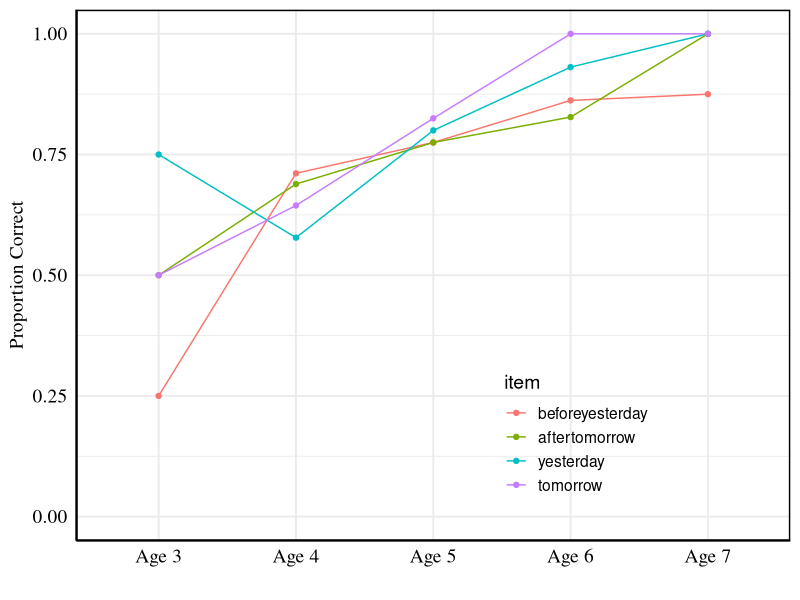
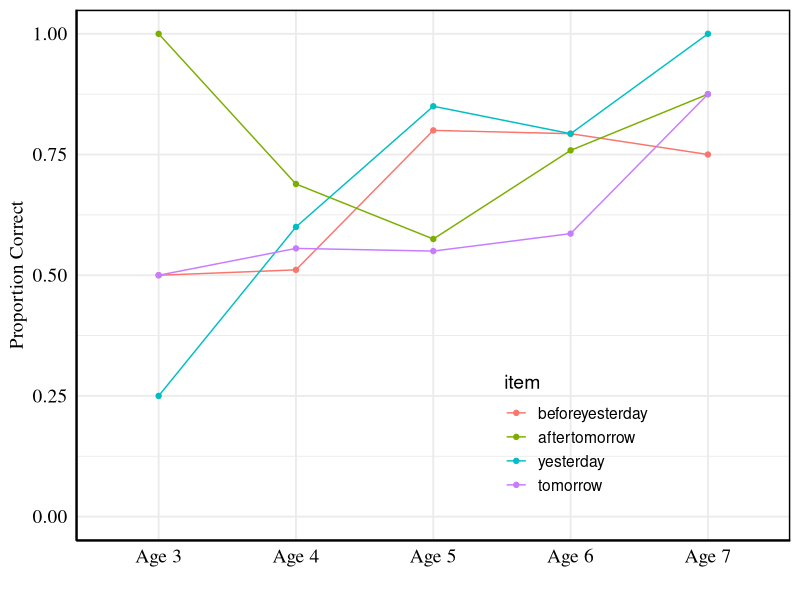
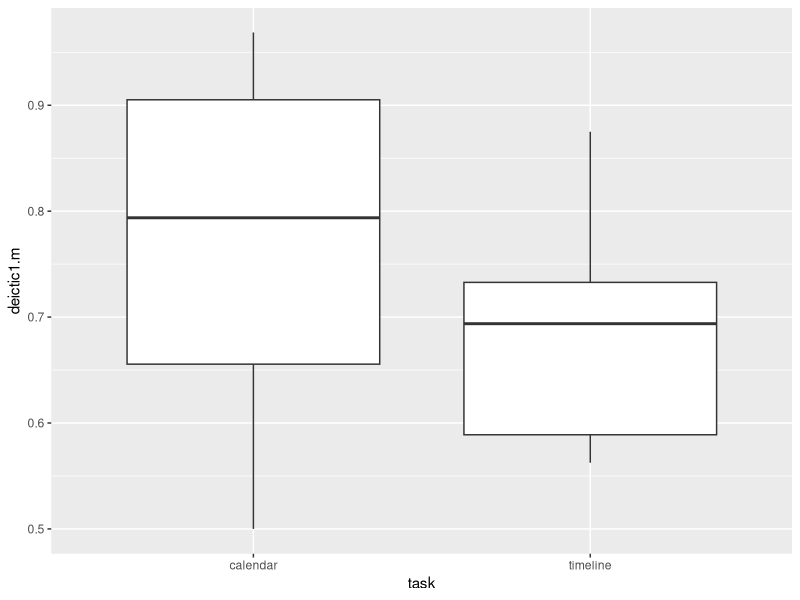
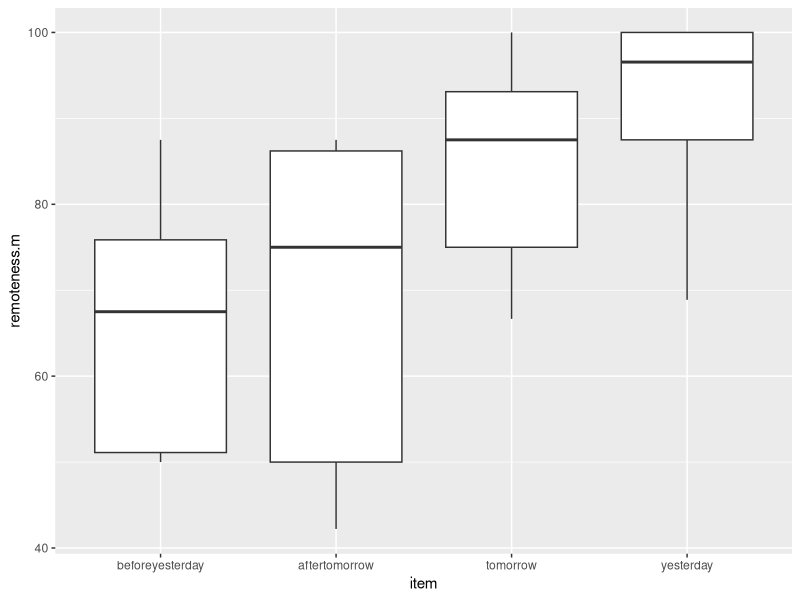
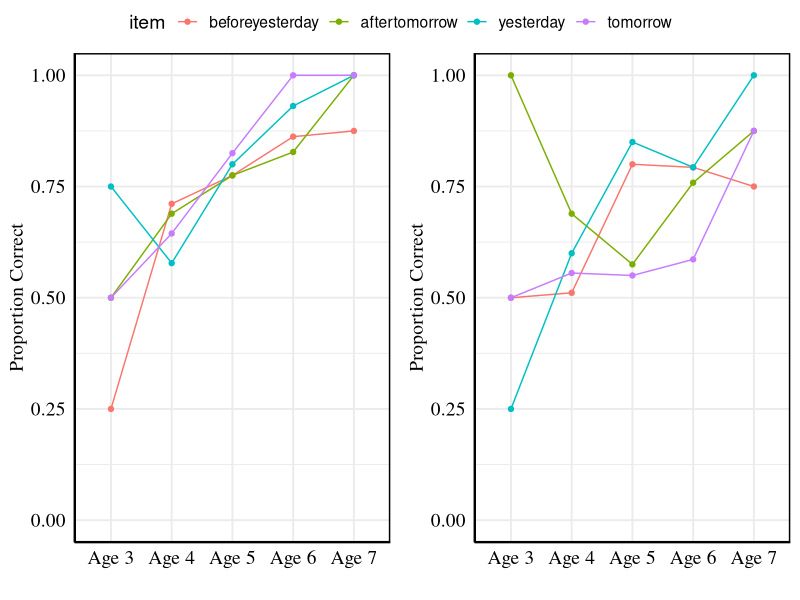

These figures' R source, in order: (Note: this script raises an error after producing the figures.)

# load packages
library(tidyverse) # for reshaping data
library(nloptr) # for calling lme4
library(lme4)
library(ggplot2) # plotting data
library(reshape2)
library(ggpubr)
library(dplyr) # for data manipulation
library(rstatix)
library(car)
library(coin)
library(scales)  # for scale_y_continuous(label = percent)
library(psych) # for calculating ICC reliability check on timeline task
library(ggthemes) # for scale_fill_few('medium')
library(broom) # tukeyHSD posthoc test

# read in the data
d.e <- read.csv('data_austin.csv')
d.e <- d.e %>%
  select(-ID,-dob, -dot, -agedays, -monolingual, -site, -covered, -comments, -experimenter) %>% # remove unnecessary columns
  mutate(language = 'english')
d.e[d.e == "999"] <- NA # Note that 999 indicates missing data
d.e[d.e == ""] <- NA # replace missing data and empty cells with NA
d.e <- mutate(d.e, response = ifelse(itemtype == 'deictic' & is.na(response2) == T, response1,
                                     ifelse(itemtype == 'verbal', response, response2))) # aggregate response1 and response2 columns for deictic items only

# do some more data management/wrangling
d.e <- d.e %>%
  mutate(item = as.factor(item),
       item = recode_factor(item, 'morning ' = 'thismorning',
                            'twodaysago' = 'beforeyesterday', 
                            'dayokweek' = 'daysofweek',
                            'last year' = 'lastyear',
                            'twofromnow' = 'aftertomorrow',
                            'twoago' = 'beforeyesterday',
                            'inaday' = 'tomorrow',
                            'dayago' = 'yesterday',
                            'onedayfromnow' = 'tomorrow',
                            'thisevening' = 'tonight'),
       itemnum = as.factor(itemnum),
       weekday = as.factor(weekday),
       weekday = recode_factor(weekday, '1' = '7',
                               '2' = '1',
                               '3' = '2',
                               '4' = '3',
                               '5' = '4',
                               '6' = '5',
                               '7' = '6'),
       # weekday function in excel codes Sun-Sat as 1-7 so here I am re-coding so the variable levels match our calendar task (e.g., 1-7 from Mon-Sun)
       exclude = replace_na(exclude, 0),
       distfrommid = distfrommid_c1)

future.words = c('aftertoday','aftertomorrow','dinner','nextbday','nextweek','nextyear','tomorrow','tonight') # Code all future time words

# Code correct responses (to compare to 'correctr' variable)
d.e <- d.e %>%
  mutate(correctR = case_when(task == "calendar" & itemtype == "deictic" & item == "yesterday" ~ '3',
                              task == "calendar" & itemtype == "deictic" & item == "beforeyesterday" ~ '2',
                              task == "calendar" & itemtype == "deictic" & item == "tomorrow" ~ '5',
                              task == "calendar" & itemtype == "deictic" & item == "aftertomorrow" ~ '6',
                              task == "calendar" & itemtype == "verbal" & item == "aftertoday" ~ '1',
                              task == "calendar" & itemtype == "verbal" & item == "beforetoday" ~ '2',
                              task == "calendar" & itemtype == "verbal" & item == "daysofweek" ~ '7',
                              # assuming a 1 indicates that the child correctly identified all 7 days of the week
                              task == "calendar" & itemtype == "verbal" & item == "today" & weekday == "1" ~ "1",
                              task == "calendar" & itemtype == "verbal" & item == "today" & weekday == "2" ~ "2",
                              task == "calendar" & itemtype == "verbal" & item == "today" & weekday == "3" ~ "3",
                              task == "calendar" & itemtype == "verbal" & item == "today" & weekday == "4" ~ "4",
                              task == "calendar" & itemtype == "verbal" & item == "today" & weekday == "5" ~ "5",
                              task == "calendar" & itemtype == "verbal" & item == "today" & weekday == "6" ~ "6",
                              task == "calendar" & itemtype == "verbal" & item == "today" & weekday == "7" ~ "7",
                              # note that weekday values range from 1-7  (e.g.,Sunday = 1, Monday = 2, etc.)
                              task == "calendar" & itemtype =="verbal" & item =="yesterday" & weekday == "1" ~ '7',
                              task == "calendar" & itemtype =="verbal" & item =="yesterday" & weekday == "2" ~ '1',
                              task == "calendar" & itemtype =="verbal" & item =="yesterday" & weekday == "3" ~ '2',
                              task == "calendar" & itemtype =="verbal" & item =="yesterday" & weekday == "4" ~ '3',
                              task == "calendar" & itemtype =="verbal" & item =="yesterday" & weekday == "5" ~ '4',
                              task == "calendar" & itemtype =="verbal" & item =="yesterday" & weekday == "6" ~ '5',
                              task == "calendar" & itemtype =="verbal" & item =="yesterday" & weekday == "7" ~ '6',
                              task == "calendar" & itemtype =="verbal" & item =="tomorrow" & weekday == "1" ~ '2',
                              task == "calendar" & itemtype =="verbal" & item =="tomorrow" & weekday == "2" ~ '3',
                              task == "calendar" & itemtype =="verbal" & item =="tomorrow" & weekday == "3" ~ '4',
                              task == "calendar" & itemtype =="verbal" & item =="tomorrow" & weekday == "4" ~ '5',
                              task == "calendar" & itemtype =="verbal" & item =="tomorrow" & weekday == "5" ~ '6',
                              task == "calendar" & itemtype =="verbal" & item =="tomorrow" & weekday == "6" ~ '7',
                              task == "calendar" & itemtype =="verbal" & item =="tomorrow" & weekday == "7" ~ '1',
                              task == "timeline" & linenum == "1" & item == "lastbday" ~ '1',
                              task == "timeline" & linenum == "1" & item == "breakfast" ~ '2',
                              task == "timeline" & linenum == "1" & item == "dinner" ~ '3', 
                              task == "timeline" & linenum == "1" & item == "nextbday" ~ '4',
                              task == "timeline" & linenum == "2" & item == "lastweek" ~ '1',
                              task == "timeline" & linenum == "2" & item == "thismorning" ~ '2',
                              task == "timeline" & linenum == "2" & item == "tonight" ~ '3',
                              task == "timeline" & linenum == "2" & item == "tomorrow" ~ '4',
                              task == "timeline" & linenum == "3" & item == "lastyear" ~ '1',
                              task == "timeline" & linenum == "3" & item == "yesterday" ~ '2',
                              task == "timeline" & linenum == "3" & item == "nextweek" ~ '3',
                              task == "timeline" & linenum == "3" & item == "nextyear" ~ '4',
                              task == "timeline" & linenum == "4" & item == "beforeyesterday" ~ '1',
                              task == "timeline" & linenum == "4" & item == "yesterday" ~ '2',
                              task == "timeline" & linenum == "4" & item == "tomorrow" ~ '3',
                              task == "timeline" & linenum == "4" & item == "aftertomorrow" ~ '4'))

d.e <- d.e %>%
  filter(exclude==0) %>%
  mutate(response = as.numeric(response),
         correctR = as.numeric(correctR),
         order = as.factor(order),
         agegroup = as.factor(agegroup),
         linenum = as.factor(linenum),
         # create variable and code whether the item was placed in the correct rank (timeline task) or box (calendar task)
         correct = ifelse(response == correctR, 1, 0),
         # create variable to quantify how far the rank/box placement was from the correct rank/box
         dist.error = correctR - response,
         # create variable ignoring the direction of the error
         dist.error.a = abs(dist.error),
         # create variable and code whether the item's final placement was in the future (deictic status of response)
         resp.stat = case_when(task=='timeline' & distfrommid > 0 ~ 1,
                               task=='calendar' & response > 4 ~ 1,
                               task=='verbal' & item == 'today' & response > correctR ~ 1, 
                               TRUE ~ 0), # "what day will it be yesterday/today/tomorrow etc. e.g., Wednesday would be coded as 3"
         # create variable and code deictic status of the *first* sticker placement and drawn location on the lineline
         resp.stat.1 = case_when(task=='timeline' & distfrommid > 0 ~ 1,
                                 task=='calendar' & response1 > 4 ~ 1,
                                 task=='verbal' & item == 'today' & response1 > correctR ~ 1, 
                                 TRUE ~ 0),
         # create variable and code whether the item's correct placement is in the future
         item.stat = ifelse(item %in% future.words, 1, 0),
         # create variable and code whether the participant correctly placed the item in the past vs. future
         stat.correct = ifelse(item.stat == resp.stat, 1, 0),
         # create variable and code whether the deictic status of the first sticker placement was correct
         stat.correct.1 = ifelse(item.stat == resp.stat.1, 1, 0))


# caculate correct remoteness
d.e <- d.e %>%
  # create a variable to quantify how far the rank/box placement was from 'today'
  mutate(resp.remoteness = case_when(task == 'calendar' & itemtype == 'deictic' ~ abs(response - 4))) %>% 
  # create new variable to code if response remoteness was correct for all items on the calendar and timeline tasks
  mutate(cor.remote = case_when(task == "calendar" & itemtype == "deictic" & resp.remoteness == abs(correctR - 4) ~ '1',
                                task == "timeline" & linenum == "1" & item == "lastbday" & between(distfrommid, -7, -3.5) ~ '1',
                                task == "timeline" & linenum == "1" & item == "breakfast" & between(distfrommid, -3.5, 0) ~ '1',
                                task == "timeline" & linenum == "1" & item == "dinner" & between(distfrommid, 0, 3.5) ~ '1', 
                                task == "timeline" & linenum == "1" & item == "nextbday" & between(distfrommid, 3.5, 7) ~ '1',
                                task == "timeline" & linenum == "2" & item == "lastweek" & between(distfrommid, -7, -3.5) ~ '1',
                                task == "timeline" & linenum == "2" & item == "thismorning" & between(distfrommid, -3.5, 0) ~ '1',
                                task == "timeline" & linenum == "2" & item == "tonight" & between(distfrommid, 0, 3.5) ~ '1',
                                task == "timeline" & linenum == "2" & item == "tomorrow" & between(distfrommid, 3.5, 7) ~ '1',
                                task == "timeline" & linenum == "3" & item == "lastyear" & between(distfrommid, -7, -3.5) ~ '1',
                                task == "timeline" & linenum == "3" & item == "yesterday" & between(distfrommid, -3.5, 0) ~ '1',
                                task == "timeline" & linenum == "3" & item == "nextweek" & between(distfrommid, 0, 3.5) ~ '1',
                                task == "timeline" & linenum == "3" & item == "nextyear" & between(distfrommid, 3.5, 7) ~ '1',
                                task == "timeline" & linenum == "4" & item == "beforeyesterday" & between(distfrommid, -7, -3.5) ~ '1',
                                task == "timeline" & linenum == "4" & item == "yesterday" & between(distfrommid, -3.5, 0) ~ '1',
                                task == "timeline" & linenum == "4" & item == "tomorrow" & between(distfrommid, 0, 3.5) ~ '1',
                                task == "timeline" & linenum == "4" & item == "aftertomorrow" & between(distfrommid, 3.5, 7) ~ '1',
                                TRUE ~ '0'),
         cor.remote = as.numeric(cor.remote))

# participant counts
subs <- d.e %>%
  select(subjid, agegroup) %>%
  group_by(agegroup) %>%
  distinct
subs_counts <- subs %>%
  group_by(agegroup) %>%
  summarize(n())

#### Analysis of past/future assignment on the calendar task ####

# create data frame with only deictic calendar items
cal.d <- d.e %>% 
  filter(task=="calendar" & itemtype=="deictic")
cal.d2 <- cal.d %>%
  select(-linelength,-distfrommid) %>%
  mutate(cor.first = ifelse(response1==correctR, 1, 0), # did they get it right on the first trial
         prox = ifelse(item %in% c('yesterday','tomorrow'),1,0), # yesterday and tomorrow coded as proximal terms
         prox = as.factor(prox))

# summarize data including 3- and 7-year-olds
cal.sum <- cal.d2 %>% 
  mutate(item = factor(item, levels = c("beforeyesterday", "aftertomorrow","yesterday","tomorrow")),
         agegroup = recode_factor(agegroup, '3' = 'Age 3',
                                '4' = 'Age 4',
                                '5' = 'Age 5',
                                '6' = 'Age 6',
                                '7' = 'Age 7')) %>%
  group_by(agegroup, item) %>%
  summarize(first.m = mean(cor.first, na.rm=T), # % who put item in right box on first try
            sd.correct = sd(cor.first, na.rm=T),
            n = n(),
            se.correct = sd.correct/sqrt(n),
            deictic1.m = mean(stat.correct.1), # who got correct status (first answer)
            deictic.m = mean(stat.correct), # % who got correct status (final answer)
            deictic1.sd = (sd(stat.correct.1)), # standard deviation
            deictic1.se = deictic1.sd/sqrt(n), # calculate standard error
            deictic1.lower = deictic1.m - deictic1.se, # calculate lower 95% CI
            deictic1.upper = deictic1.m + deictic1.se, # calculate upper 95% CI
            rank.m = mean(correct), # right box (final answer)
            countCor.first = sum(cor.first))  # sum proportion correct for making bar graph instead of histogram

#Does age or item (prox vs. distal status) predict successful placement of time words in the past vs. the future? [interaction term included]
d.lm.ec1 <-  glmer(stat.correct.1 ~ prox*scale(ageyears) + (1|subjid), family='binomial', data=cal.d2) 
summary(d.lm.ec1)
Anova(d.lm.ec1, Type=3) 

#now check for main effects of age and item [no interaction term included in the model]
d.lm.ec2 <-  glmer(stat.correct.1 ~ prox+scale(ageyears) + (1|subjid), family='binomial', data=cal.d2) 
summary(d.lm.ec2)
Anova(d.lm.ec2, Type=3) #main effect of age

Temp.PF2 <- aggregate(stat.correct.1 ~ agegroup + ageyears + subjid, subset(cal.d2), mean)
with(subset(Temp.PF2, agegroup=="3"), t.test(x=stat.correct.1, mu=.5))
with(subset(Temp.PF2, agegroup=="4"), t.test(x=stat.correct.1, mu=.5))
with(subset(Temp.PF2, agegroup=="5"), t.test(x=stat.correct.1, mu=.5))
with(subset(Temp.PF2, agegroup=="6"), t.test(x=stat.correct.1, mu=.5))
with(subset(Temp.PF2, agegroup=="7"), t.test(x=stat.correct.1, mu=.5))
with(subset(Temp.PF2, agegroup %in% c("4", "5")), t.test(stat.correct.1 ~ agegroup, var.equal=T))

# Plot correct deictic status on the calendar task
correctStatus_cal <- ggplot(data=cal.sum, 
                        aes(x=agegroup, y=deictic1.m, group = item, color=item)) +
  #geom_line(aes(linetype=item)) +
  geom_line(aes(color=item))+
  #scale_linetype_manual(values=c("twodash", "dotted", "solid", "longdash"))+
  geom_point() +
  ylab('Proportion Correct') +
  xlab('') +
  ylim(0,1) +
  theme_minimal(base_size = 14) +
  theme(plot.title=element_text(family = "Times", color = "black", size = 14, hjust = 0.5), 
        axis.title.y = element_text(family = "Times", color = "black", size = 14),
        axis.line.y = element_line(color = "black"),
        axis.text.y = element_text(family = "Times", color = "black", size = 14), 
        axis.title.x = element_text(family = "Times", color = "black", size = 14),
        axis.text.x = element_text(family = "Times", color = "black", size = 14)) +
  theme(legend.position = c(0.7, 0.2)) +
  theme(panel.border = element_rect(colour = "black", fill = NA, size = 1),
        #panel.grid.major = element_blank(), panel.grid.minor = element_blank(),
        axis.line = element_line(colour = "black"))
correctStatus_cal

#### Analysis of past/future assignment on the timeline task ####
d.e.T <- d.e %>%
  subset(task == "timeline" & itemtype == "deictic" & linenum == "4") # restricting analyses to timeline 4 so items are matched across the timeline and calendar task

# Past/Future -- do subjects attribute P items to left of now and F items to right of now?
d.e.T2 <- aggregate(stat.correct ~ agegroup + subjid + ageyears + item, d.e.T, mean)
d.e.T2$item <- factor(d.e.T2$item) # filtered out event words so adding item to the model rather than itemtype
d.e.T2$tBNRight <- asin(sqrt(d.e.T2$stat.correct))

#Does age or item predict successful placement of time words in the past vs. the future? [interaction term included]
d.lm.eT <-  glmer(stat.correct ~ item*scale(ageyears) + (1|subjid), family='binomial', data=d.e.T2) 
summary(d.lm.eT)
Anova(d.lm.eT, Type=3) 

#now check for main effects of age and item [no interaction term included in the model]
d.lm.eT <-  glmer(stat.correct ~ item + scale(ageyears) + (1|subjid), family='binomial', data=d.e.T2) 
summary(d.lm.eT)
Anova(d.lm.eT, Type=3) 

# analysis of variance model
stat.correct.aov <- aov(stat.correct ~ ageyears * item + Error(subjid/item),d.e.T2)
summary(stat.correct.aov) #Effects of Age
# pairwise tests to check item level effects
pairwise.t.test(d.e.T2$stat.correct, d.e.T2$item, p.adj = "bonf")


Temp.PF3 <- aggregate(stat.correct ~ agegroup + ageyears + subjid, subset(d.e.T2), mean)
with(subset(Temp.PF3, agegroup=="3"), t.test(x=stat.correct, mu=.5))
with(subset(Temp.PF3, agegroup=="4"), t.test(x=stat.correct, mu=.5))
with(subset(Temp.PF3, agegroup=="5"), t.test(x=stat.correct, mu=.5))
with(subset(Temp.PF3, agegroup=="6"), t.test(x=stat.correct, mu=.5))
with(subset(Temp.PF3, agegroup=="7"), t.test(x=stat.correct, mu=.5))
with(subset(Temp.PF3, agegroup %in% c("4", "5")), t.test(stat.correct ~ agegroup, var.equal=T))


# summarize timeline deictic status knowledge
timeline.sum <- d.e.T %>% 
  mutate(item = factor(item, levels = c("beforeyesterday", "aftertomorrow","yesterday","tomorrow")),
         agegroup = recode_factor(agegroup, '3' = 'Age 3',
                                  '4' = 'Age 4',
                                  '5' = 'Age 5',
                                  '6' = 'Age 6',
                                  '7' = 'Age 7')) %>%
  group_by(agegroup, item) %>%
  summarize(n = n(),
            deictic1.m = mean(stat.correct.1), # who got correct status (first answer)
            deictic.m = mean(stat.correct), # % who got correct status (final answer)
            deictic1.sd = (sd(stat.correct.1)), # standard deviation
            deictic1.se = deictic1.sd/sqrt(n), # calculate standard error
            deictic1.lower = deictic1.m - deictic1.se, # calculate lower 95% CI
            deictic1.upper = deictic1.m + deictic1.se) # calculate upper 95% CI

# Plot correct deictic status on the timeline
correctStatus_time <- ggplot(data=timeline.sum, 
                        aes(x=agegroup, y=deictic1.m, group = item, color=item)) +
  #geom_line(aes(linetype=item)) +
  geom_line(aes(color=item))+
  #scale_linetype_manual(values=c("twodash", "dotted", "solid", "longdash"))+
  geom_point() +
  ylab('Proportion Correct') +
  xlab('') +
  ylim(0,1) +
  theme_minimal(base_size = 14) +
  theme(plot.title=element_text(family = "Times", color = "black", size = 14, hjust = 0.5), 
        axis.title.y = element_text(family = "Times", color = "black", size = 14),
        axis.line.y = element_line(color = "black"),
        axis.text.y = element_text(family = "Times", color = "black", size = 14), 
        axis.title.x = element_text(family = "Times", color = "black", size = 14),
        axis.text.x = element_text(family = "Times", color = "black", size = 14)) +
  theme(legend.position = c(0.7, 0.2)) +
  theme(panel.border = element_rect(colour = "black", fill = NA, size = 1),
        #panel.grid.major = element_blank(), panel.grid.minor = element_blank(),
        axis.line = element_line(colour = "black"))
correctStatus_time

# combine timeline data and calendar data plots into one figure
CorrectStatusFigure <- ggarrange(correctStatus_cal, correctStatus_time,
                                 ncol = 2, nrow = 1, common.legend = TRUE, legend = "top")
# save figure as a .jpeg file
ggsave(CorrectStatusFigure, file="correctStatusFigure.jpeg", width = 10, height = 5, dpi = 300)


# compare past/future placement on timeline vs calendar task
d.e.Tc <- rbind(cal.d, d.e.T)

TC_sum <- d.e.Tc %>%
  group_by(agegroup, task) %>%
  summarize(n = n(),
            deictic1.m = mean(stat.correct.1), # who got correct status (first answer)
            deictic.m = mean(stat.correct), # % who got correct status (final answer)
            deictic1.sd = (sd(stat.correct.1)), # standard deviation
            deictic1.se = deictic1.sd/sqrt(n), # calculate standard error
            deictic1.lower = deictic1.m - deictic1.se, # calculate lower 95% CI
            deictic1.upper = deictic1.m + deictic1.se) # calculate upper 95% CI

ggplot(TC_sum, aes(task, deictic1.m)) +
  geom_boxplot()
t.test(stat.correct.1 ~ task, data = d.e.Tc)



# calculate percentage of trials in which kids of each age group responded with correct remoteness on calendar questions
cal.sum2 <- cal.d %>%
  group_by(agegroup, item) %>%
  summarize(n = n(),
            remoteness.m = (mean(cor.remote))*100, # who got correct status (first answer)
            remoteness.sd = (sd(cor.remote))*100, # standard deviation
            remoteness.se = remoteness.sd/sqrt(n), # calculate standard error
            remoteness.lower = remoteness.m - remoteness.se, # calculate lower 95% CI
            remoteness.upper = remoteness.m + remoteness.se) # calculate upper 95% CI

#Does age or item predict placement of time words the exact distance from the present? [interaction term included]
d.lm.ec3 <-  glmer(cor.remote ~ prox*scale(ageyears) + (1|subjid), family='binomial', data=cal.d2) 
summary(d.lm.ec3)
Anova(d.lm.ec3, Type=3) 

#now check for main effects of age and item [no interaction term included in the model]
d.lm.ec4 <-  glmer(cor.remote ~ item + scale(ageyears) + (1|subjid), family='binomial', data=cal.d2) 
summary(d.lm.ec4)
Anova(d.lm.ec4, Type=3) 

Temp.R3 <- aggregate(cor.remote ~ agegroup + ageyears + subjid, subset(cal.d2), mean)
with(subset(Temp.R3, agegroup=="3"), t.test(x=cor.remote, mu=.5))
with(subset(Temp.R3, agegroup=="4"), t.test(x=cor.remote, mu=.5))
with(subset(Temp.R3, agegroup=="5"), t.test(x=cor.remote, mu=.5))
with(subset(Temp.R3, agegroup=="6"), t.test(x=cor.remote, mu=.5))
with(subset(Temp.R3, agegroup=="7"), t.test(x=cor.remote, mu=.5))
with(subset(Temp.R3, agegroup %in% c("4", "5")), t.test(cor.remote ~ agegroup, var.equal=T))

ggplot(cal.sum2, aes(item, remoteness.m)) +
  geom_boxplot()


# Analyses of ordinal rank
# create new variable to code rank
d.e.T <- d.e.T %>%
mutate(cor.rank = case_when(item == "beforeyesterday" ~ '1',
                            item == "yesterday"  ~ '2',
                            item == "tomorrow"  ~ '3',
                            item == "aftertomorrow" ~ '4',
                            TRUE ~ '0'),
       cor.rank = as.numeric(cor.rank),
       rankCor = ifelse(cor.rank == rank, 1, 0))

# summarize timeline sequential order knowledge
timeline.orderSum <- d.e.T %>%
group_by(agegroup, item) %>%
  summarize(n = n(),
            order.m = mean(rankCor, na.rm = TRUE), # who got correct status (first answer)
            order.sd = (sd(rankCor, na.rm = TRUE)), # standard deviation
            order.se = order.sd/sqrt(n), # calculate standard error
            order.lower = order.m - order.se, # calculate lower 95% CI
            order.upper = order.m + order.se) # calculate upper 95% CI

#Calculate RankDif, the difference between rank on timeline and correct rank
d.e.T$RankDif <- abs(d.e.T$cor.rank - d.e.T$rank)

# Anova of Rank error ####
Temp.TL.aov <- aov(RankDif ~ ageyears * item + Error(subjid/(item)), d.e.T)
summary(Temp.TL.aov) #highly sig effect of age

# I think data is unbalanced so I need to use lm
rank.lm <- lm(RankDif ~ ageyears, rank)
summary(rank.lm)

# t-tests by age of aggregate Rank error ####
# t-tests at each age

Temp.TL5 <- aggregate(RankDif ~ agegroup + subjid, subset(d.e.T), mean)
with(subset(Temp.TL5, agegroup %in% c("3")), t.test(RankDif, mu=5))
with(subset(Temp.TL5, agegroup %in% c("4")), t.test(RankDif, mu=5))
with(subset(Temp.TL5, agegroup %in% c("5")), t.test(RankDif, mu=5))
with(subset(Temp.TL5, agegroup %in% c("6")), t.test(RankDif, mu=5))
with(subset(Temp.TL5, agegroup %in% c("7")), t.test(RankDif, mu=5))

with(subset(Temp.TL5, agegroup %in% c("3","4")), t.test(RankDif~agegroup, var.equal=T))


###left off here
Temp.PF3 <- aggregate(BNRight ~ Age + AgeYears + SubjID, subset(Temp.PF2), mean)
with(subset(Temp.PF3, AgeYears=="3"), t.test(x=BNRight, mu=.5))
with(subset(Temp.PF3, AgeYears=="4"), t.test(x=BNRight, mu=.5))
with(subset(Temp.PF3, AgeYears %in% c("6", "7")), t.test(BNRight ~ AgeYears, var.equal=T))
with(subset(Temp.PF3, AgeYears %in% c("6", "adult")), t.test(BNRight ~ AgeYears, var.equal=T))
with(subset(Temp.PF3, AgeYears %in% c("7", "adult")), t.test(BNRight ~ AgeYears, var.equal=T))
with(subset(Temp.PF3, AgeYears %in% c("7", "8")), t.test(BNRight ~ AgeYears, var.equal=T))
with(subset(Temp.PF3, AgeYears %in% c("8", "adult")), t.test(BNRight ~ AgeYears, var.equal=T))

Temp.PF4 <- subset(Temp.PF3, AgeYears != "adult")
Temp.PF4$AgeYears <- as.numeric(as.character(Temp.PF4$AgeYears))
Temp.PF4.m1 <- lm(BNRight ~ AgeYears, Temp.PF4)
summary(Temp.PF4.m1)
